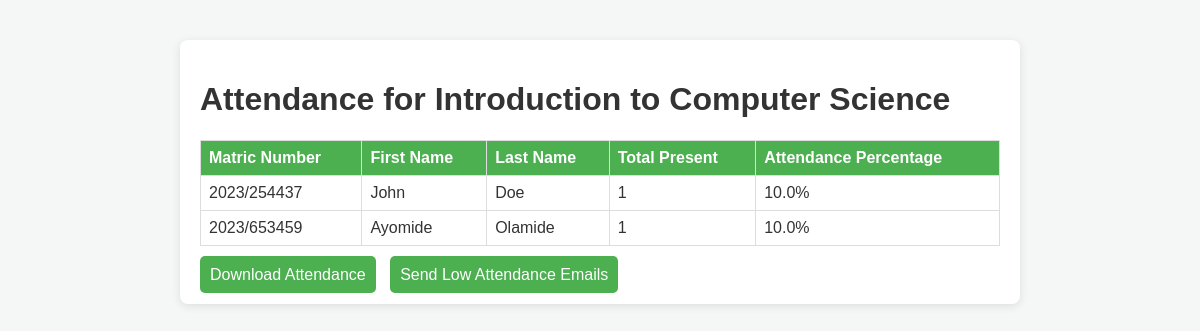
The page /view_attendance/101 (signed in) on the database its author committed.
### tables this page shows
CREATE TABLE courses (
    course_id INTEGER PRIMARY KEY AUTOINCREMENT,
    course_name TEXT NOT NULL,
    lecturer_id INTEGER,
    FOREIGN KEY (lecturer_id) REFERENCES lecturers(id)
);

CREATE TABLE students (
    id INTEGER PRIMARY KEY AUTOINCREMENT,
    matric_number TEXT NOT NULL UNIQUE,
    first_name TEXT,
    last_name TEXT,
    email TEXT,
    department TEXT,
    phone_number TEXT,
    parent_email TEXT
);

### app.py (the view)
@app.route('/view_attendance/<int:course_id>')
def view_attendance(course_id):
    if 'user_id' not in session:
        return redirect(url_for('login'))
    db = get_db()
    course = db.execute('SELECT * FROM courses WHERE course_id = ?', (course_id,)).fetchone()
    if not course:
        flash("Course not found!")
        return redirect(url_for('lecturer_dashboard'))
    attendance_records = db.execute('''
        SELECT s.matric_number, s.first_name, s.last_name,
               COUNT(CASE WHEN a.status = "Present" THEN 1 END) AS total_present
        FROM attendance a
        JOIN students s ON a.student_id = s.id
        WHERE a.course_id = ?
        GROUP BY s.id
    ''', (course_id,)).fetchall()
    total_classes = 10  # Replace with the actual number of classes
    attendance_data = []
    for record in attendance_records:
        total_present = record['total_present']
        percentage = (total_present / total_classes) * 100
        attendance_data.append({
            'matric_number': record['matric_number'],
            'first_name': record['first_name'],
            'last_name': record['last_name'],
            'total_present': total_present,
            'attendance_percentage': round(percentage, 2),
        })
    return render_template('view_attendance.html', course=course, attendance=attendance_data)

### app.py (called while the page is built)
def get_db():
    conn = sqlite3.connect('attendance_system.db')
    conn.row_factory = sqlite3.Row
    return conn

### templates/view_attendance.html (shortened to what this page needs)
<!DOCTYPE html>
<html lang="en">
<head>
</head>
<body>
<div class="container">
    <h1>Attendance for {{ course['course_name'] }}</h1>
    <table>
        <thead>
            <tr>
                <th>Matric Number</th>
                <th>First Name</th>
                <th>Last Name</th>
                <th>Total Present</th>
                <th>Attendance Percentage</th>
            </tr>
        </thead>
        <tbody>
            {% for record in attendance %}
            <tr>
                <td>{{ record.matric_number }}</td>
                <td>{{ record.first_name }}</td>
                <td>{{ record.last_name }}</td>
                <td>{{ record.total_present }}</td>
                <td>{{ record.attendance_percentage }}%</td>
            </tr>
            {% endfor %}
        </tbody>
    </table>
    <a href="{{ url_for('download_attendance', course_id=course['course_id']) }}" class="btn">Download Attendance</a>
    <a href="{{ url_for('send_low_attendance_emails', course_id=course['course_id']) }}" class="btn">Send Low Attendance Emails</a>
</div>
</body>
</html>

### templates/view_attendance.html (style rules this page uses)
body { font-family: Arial, sans-serif; margin: 0; padding: 0; background-color: #f4f7f6; color: #333; }
.container { max-width: 800px; margin: 40px auto; background-color: #fff; padding: 20px; box-shadow: 0 2px 10px rgba(0, 0, 0, 0.1); border-radius: 8px; }
table { width: 100%; border-collapse: collapse; margin-bottom: 20px; }
th, td { border: 1px solid #ddd; padding: 8px; text-align: left; }
th { background-color: #4CAF50; color: white; }
.btn { background-color: #4CAF50; color: white; padding: 10px; text-decoration: none; border-radius: 5px; margin-right: 10px; }

### rows shown on the page
courses: course_name "Introduction to Computer Science"
students: matric_number "2023/254437", first_name "John", last_name "Doe", total_present "1", attendance_percentage "10.0"
students: matric_number "2023/653459", first_name "Ayomide", last_name "Olamide", total_present "1", attendance_percentage "10.0"
